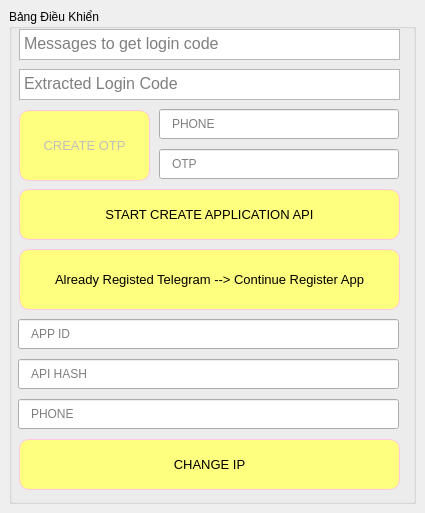
<?xml version="1.0" encoding="UTF-8"?>
<ui version="4.0">
 <class>MainWindow</class>
 <widget class="QMainWindow" name="MainWindow">
  <property name="geometry">
   <rect>
    <x>0</x>
    <y>0</y>
    <width>425</width>
    <height>513</height>
   </rect>
  </property>
  <property name="windowTitle">
   <string>AutoOTP</string>
  </property>
  <property name="documentMode">
   <bool>true</bool>
  </property>
  <widget class="QWidget" name="centralwidget">
   <layout class="QGridLayout" name="gridLayout_2">
    <item row="0" column="0">
     <widget class="QGroupBox" name="groupBox">
      <property name="title">
       <string>Bảng Điều Khiển</string>
      </property>
      <widget class="QTextEdit" name="InputText">
       <property name="geometry">
        <rect>
         <x>10</x>
         <y>20</y>
         <width>381</width>
         <height>31</height>
        </rect>
       </property>
       <property name="font">
        <font>
         <pointsize>12</pointsize>
        </font>
       </property>
       <property name="styleSheet">
        <string notr="true">QTextEdit{}</string>
       </property>
       <property name="placeholderText">
        <string>Messages to get login code</string>
       </property>
      </widget>
      <widget class="QTextEdit" name="OTPEdit">
       <property name="geometry">
        <rect>
         <x>10</x>
         <y>60</y>
         <width>381</width>
         <height>31</height>
        </rect>
       </property>
       <property name="font">
        <font>
         <pointsize>12</pointsize>
        </font>
       </property>
       <property name="styleSheet">
        <string notr="true">QTextEdit {text-align:center}</string>
       </property>
       <property name="placeholderText">
        <string>Extracted Login Code</string>
       </property>
      </widget>
      <widget class="QPushButton" name="CreatePhone">
       <property name="enabled">
        <bool>false</bool>
       </property>
       <property name="geometry">
        <rect>
         <x>10</x>
         <y>101</y>
         <width>131</width>
         <height>71</height>
        </rect>
       </property>
       <property name="font">
        <font>
         <pointsize>10</pointsize>
        </font>
       </property>
       <property name="styleSheet">
        <string notr="true">QPushButton{background:rgb(255, 255, 127); border: 1px solid rgb(255, 199, 231);border-radius:10px}</string>
       </property>
       <property name="text">
        <string>CREATE OTP</string>
       </property>
      </widget>
      <widget class="QLineEdit" name="Phone">
       <property name="geometry">
        <rect>
         <x>150</x>
         <y>100</y>
         <width>240</width>
         <height>30</height>
        </rect>
       </property>
       <property name="styleSheet">
        <string notr="true">QLineEdit{padding:0px 10px}</string>
       </property>
       <property name="text">
        <string/>
       </property>
       <property name="placeholderText">
        <string>PHONE</string>
       </property>
      </widget>
      <widget class="QLineEdit" name="OTP">
       <property name="geometry">
        <rect>
         <x>150</x>
         <y>140</y>
         <width>240</width>
         <height>30</height>
        </rect>
       </property>
       <property name="styleSheet">
        <string notr="true">QLineEdit{padding:0px 10px}</string>
       </property>
       <property name="placeholderText">
        <string>OTP</string>
       </property>
      </widget>
      <widget class="QPushButton" name="Create">
       <property name="geometry">
        <rect>
         <x>10</x>
         <y>180</y>
         <width>381</width>
         <height>51</height>
        </rect>
       </property>
       <property name="font">
        <font>
         <pointsize>10</pointsize>
        </font>
       </property>
       <property name="styleSheet">
        <string notr="true">QPushButton{background:rgb(255, 255, 127); border: 1px solid rgb(255, 199, 231);border-radius:10px}</string>
       </property>
       <property name="text">
        <string>START CREATE APPLICATION API</string>
       </property>
      </widget>
      <widget class="QLineEdit" name="AppID">
       <property name="geometry">
        <rect>
         <x>9</x>
         <y>310</y>
         <width>381</width>
         <height>30</height>
        </rect>
       </property>
       <property name="styleSheet">
        <string notr="true">QLineEdit{padding:0px 10px}</string>
       </property>
       <property name="placeholderText">
        <string>APP ID</string>
       </property>
      </widget>
      <widget class="QLineEdit" name="ApiHash">
       <property name="geometry">
        <rect>
         <x>9</x>
         <y>350</y>
         <width>381</width>
         <height>30</height>
        </rect>
       </property>
       <property name="styleSheet">
        <string notr="true">QLineEdit{padding:0px 10px}</string>
       </property>
       <property name="placeholderText">
        <string>API HASH</string>
       </property>
      </widget>
      <widget class="QLineEdit" name="RegPhone">
       <property name="geometry">
        <rect>
         <x>9</x>
         <y>390</y>
         <width>381</width>
         <height>30</height>
        </rect>
       </property>
       <property name="styleSheet">
        <string notr="true">QLineEdit{padding:0px 10px}</string>
       </property>
       <property name="placeholderText">
        <string>PHONE</string>
       </property>
      </widget>
      <widget class="QPushButton" name="Continue">
       <property name="geometry">
        <rect>
         <x>10</x>
         <y>240</y>
         <width>381</width>
         <height>61</height>
        </rect>
       </property>
       <property name="font">
        <font>
         <pointsize>10</pointsize>
        </font>
       </property>
       <property name="styleSheet">
        <string notr="true">QPushButton{background:rgb(255, 255, 127); border: 1px solid rgb(255, 199, 231);border-radius:10px}</string>
       </property>
       <property name="text">
        <string>Already Registed Telegram --&gt; Continue Register App</string>
       </property>
      </widget>
      <widget class="QPushButton" name="Create_2">
       <property name="geometry">
        <rect>
         <x>10</x>
         <y>430</y>
         <width>381</width>
         <height>51</height>
        </rect>
       </property>
       <property name="font">
        <font>
         <pointsize>10</pointsize>
        </font>
       </property>
       <property name="styleSheet">
        <string notr="true">QPushButton{background:rgb(255, 255, 127); border: 1px solid rgb(255, 199, 231);border-radius:10px}</string>
       </property>
       <property name="text">
        <string>CHANGE IP</string>
       </property>
      </widget>
     </widget>
    </item>
   </layout>
  </widget>
 </widget>
 <resources/>
 <connections/>
</ui>
